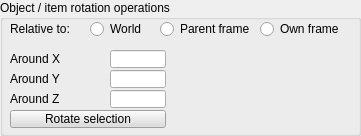
  <widget class="QGroupBox" name="groupBox_2">
   <property name="geometry">
    <rect>
     <x>10</x>
     <y>300</y>
     <width>361</width>
     <height>136</height>
    </rect>
   </property>
   <property name="title">
    <string>Object / item rotation operations</string>
   </property>
   <property name="flat">
    <bool>true</bool>
   </property>
   <widget class="QLabel" name="label_8">
    <property name="geometry">
     <rect>
      <x>10</x>
      <y>20</y>
      <width>81</width>
      <height>18</height>
     </rect>
    </property>
    <property name="text">
     <string>Relative to:</string>
    </property>
   </widget>
   <widget class="QRadioButton" name="qqTransfWorld">
    <property name="geometry">
     <rect>
      <x>90</x>
      <y>20</y>
      <width>71</width>
      <height>18</height>
     </rect>
    </property>
    <property name="focusPolicy">
     <enum>Qt::StrongFocus</enum>
    </property>
    <property name="text">
     <string>World</string>
    </property>
    <property name="autoExclusive">
     <bool>false</bool>
    </property>
   </widget>
   <widget class="QRadioButton" name="qqTransfParent">
    <property name="geometry">
     <rect>
      <x>160</x>
      <y>20</y>
      <width>101</width>
      <height>18</height>
     </rect>
    </property>
    <property name="focusPolicy">
     <enum>Qt::StrongFocus</enum>
    </property>
    <property name="text">
     <string>Parent frame</string>
    </property>
    <property name="autoExclusive">
     <bool>false</bool>
    </property>
   </widget>
   <widget class="QLabel" name="label_9">
    <property name="geometry">
     <rect>
      <x>10</x>
      <y>50</y>
      <width>61</width>
      <height>18</height>
     </rect>
    </property>
    <property name="text">
     <string>Around X</string>
    </property>
   </widget>
   <widget class="QLabel" name="label_10">
    <property name="geometry">
     <rect>
      <x>10</x>
      <y>70</y>
      <width>61</width>
      <height>18</height>
     </rect>
    </property>
    <property name="text">
     <string>Around Y</string>
    </property>
   </widget>
   <widget class="QLabel" name="label_11">
    <property name="geometry">
     <rect>
      <x>10</x>
      <y>90</y>
      <width>61</width>
      <height>18</height>
     </rect>
    </property>
    <property name="text">
     <string>Around Z</string>
    </property>
   </widget>
   <widget class="QLineEdit" name="qqTransfAlpha">
    <property name="geometry">
     <rect>
      <x>110</x>
      <y>50</y>
      <width>56</width>
      <height>18</height>
     </rect>
    </property>
   </widget>
   <widget class="QLineEdit" name="qqTransfBeta">
    <property name="geometry">
     <rect>
      <x>110</x>
      <y>70</y>
      <width>56</width>
      <height>18</height>
     </rect>
    </property>
   </widget>
   <widget class="QLineEdit" name="qqTransfGamma">
    <property name="geometry">
     <rect>
      <x>110</x>
      <y>90</y>
      <width>56</width>
      <height>18</height>
     </rect>
    </property>
   </widget>
   <widget class="QToolButton" name="qqTransfApplyOr">
    <property name="geometry">
     <rect>
      <x>10</x>
      <y>110</y>
      <width>156</width>
      <height>18</height>
     </rect>
    </property>
    <property name="palette">
     <palette>
      <active>
       <colorrole role="WindowText">
        <brush brushstyle="SolidPattern">
         <color alpha="255">
          <red>0</red>
          <green>0</green>
          <blue>0</blue>
         </color>
        </brush>
       </colorrole>
       <colorrole role="Button">
        <brush brushstyle="SolidPattern">
         <color alpha="255">
          <red>220</red>
          <green>220</green>
          <blue>220</blue>
         </color>
        </brush>
       </colorrole>
       <colorrole role="Light">
        <brush brushstyle="SolidPattern">
         <color alpha="255">
          <red>255</red>
          <green>255</green>
          <blue>255</blue>
         </color>
        </brush>
       </colorrole>
       <colorrole role="Midlight">
        <brush brushstyle="SolidPattern">
         <color alpha="255">
          <red>237</red>
          <green>237</green>
          <blue>237</blue>
         </color>
        </brush>
       </colorrole>
       <colorrole role="Dark">
        <brush brushstyle="SolidPattern">
         <color alpha="255">
          <red>110</red>
          <green>110</green>
          <blue>110</blue>
         </color>
        </brush>
       </colorrole>
       <colorrole role="Mid">
        <brush brushstyle="SolidPattern">
         <color alpha="255">
          <red>147</red>
          <green>147</green>
          <blue>147</blue>
         </color>
        </brush>
       </colorrole>
       <colorrole role="Text">
        <brush brushstyle="SolidPattern">
         <color alpha="255">
          <red>0</red>
          <green>0</green>
          <blue>0</blue>
         </color>
        </brush>
       </colorrole>
       <colorrole role="BrightText">
        <brush brushstyle="SolidPattern">
         <color alpha="255">
          <red>255</red>
          <green>255</green>
          <blue>255</blue>
         </color>
        </brush>
       </colorrole>
       <colorrole role="ButtonText">
        <brush brushstyle="SolidPattern">
         <color alpha="255">
          <red>0</red>
          <green>0</green>
          <blue>0</blue>
         </color>
        </brush>
       </colorrole>
       <colorrole role="Base">
        <brush brushstyle="SolidPattern">
         <color alpha="255">
          <red>255</red>
          <green>255</green>
          <blue>255</blue>
         </color>
        </brush>
       </colorrole>
       <colorrole role="Window">
        <brush brushstyle="SolidPattern">
         <color alpha="255">
          <red>220</red>
          <green>220</green>
          <blue>220</blue>
         </color>
        </brush>
       </colorrole>
       <colorrole role="Shadow">
        <brush brushstyle="SolidPattern">
         <color alpha="255">
          <red>0</red>
          <green>0</green>
          <blue>0</blue>
         </color>
        </brush>
       </colorrole>
       <colorrole role="AlternateBase">
        <brush brushstyle="SolidPattern">
         <color alpha="255">
          <red>237</red>
          <green>237</green>
          <blue>237</blue>
         </color>
        </brush>
       </colorrole>
       <colorrole role="ToolTipBase">
        <brush brushstyle="SolidPattern">
         <color alpha="255">
          <red>255</red>
          <green>255</green>
          <blue>220</blue>
         </color>
        </brush>
       </colorrole>
       <colorrole role="ToolTipText">
        <brush brushstyle="SolidPattern">
         <color alpha="255">
          <red>0</red>
          <green>0</green>
          <blue>0</blue>
         </color>
        </brush>
       </colorrole>
      </active>
      <inactive>
       <colorrole role="WindowText">
        <brush brushstyle="SolidPattern">
         <color alpha="255">
          <red>0</red>
          <green>0</green>
          <blue>0</blue>
         </color>
        </brush>
       </colorrole>
       <colorrole role="Button">
        <brush brushstyle="SolidPattern">
         <color alpha="255">
          <red>220</red>
          <green>220</green>
          <blue>220</blue>
         </color>
        </brush>
       </colorrole>
       <colorrole role="Light">
        <brush brushstyle="SolidPattern">
         <color alpha="255">
          <red>255</red>
          <green>255</green>
          <blue>255</blue>
         </color>
        </brush>
       </colorrole>
       <colorrole role="Midlight">
        <brush brushstyle="SolidPattern">
         <color alpha="255">
          <red>237</red>
          <green>237</green>
          <blue>237</blue>
         </color>
        </brush>
       </colorrole>
       <colorrole role="Dark">
        <brush brushstyle="SolidPattern">
         <color alpha="255">
          <red>110</red>
          <green>110</green>
          <blue>110</blue>
         </color>
        </brush>
       </colorrole>
       <colorrole role="Mid">
        <brush brushstyle="SolidPattern">
         <color alpha="255">
          <red>147</red>
          <green>147</green>
          <blue>147</blue>
         </color>
        </brush>
       </colorrole>
       <colorrole role="Text">
        <brush brushstyle="SolidPattern">
         <color alpha="255">
          <red>0</red>
          <green>0</green>
          <blue>0</blue>
         </color>
        </brush>
       </colorrole>
       <colorrole role="BrightText">
        <brush brushstyle="SolidPattern">
         <color alpha="255">
          <red>255</red>
          <green>255</green>
          <blue>255</blue>
         </color>
        </brush>
       </colorrole>
       <colorrole role="ButtonText">
        <brush brushstyle="SolidPattern">
         <color alpha="255">
          <red>0</red>
          <green>0</green>
          <blue>0</blue>
         </color>
        </brush>
       </colorrole>
       <colorrole role="Base">
        <brush brushstyle="SolidPattern">
         <color alpha="255">
          <red>255</red>
          <green>255</green>
          <blue>255</blue>
         </color>
        </brush>
       </colorrole>
       <colorrole role="Window">
        <brush brushstyle="SolidPattern">
         <color alpha="255">
          <red>220</red>
          <green>220</green>
          <blue>220</blue>
         </color>
        </brush>
       </colorrole>
       <colorrole role="Shadow">
        <brush brushstyle="SolidPattern">
         <color alpha="255">
          <red>0</red>
          <green>0</green>
          <blue>0</blue>
         </color>
        </brush>
       </colorrole>
       <colorrole role="AlternateBase">
        <brush brushstyle="SolidPattern">
         <color alpha="255">
          <red>237</red>
          <green>237</green>
          <blue>237</blue>
         </color>
        </brush>
       </colorrole>
       <colorrole role="ToolTipBase">
        <brush brushstyle="SolidPattern">
         <color alpha="255">
          <red>255</red>
          <green>255</green>
          <blue>220</blue>
         </color>
        </brush>
       </colorrole>
       <colorrole role="ToolTipText">
        <brush brushstyle="SolidPattern">
         <color alpha="255">
          <red>0</red>
          <green>0</green>
          <blue>0</blue>
         </color>
        </brush>
       </colorrole>
      </inactive>
      <disabled>
       <colorrole role="WindowText">
        <brush brushstyle="SolidPattern">
         <color alpha="255">
          <red>110</red>
          <green>110</green>
          <blue>110</blue>
         </color>
        </brush>
       </colorrole>
       <colorrole role="Button">
        <brush brushstyle="SolidPattern">
         <color alpha="255">
          <red>220</red>
          <green>220</green>
          <blue>220</blue>
         </color>
        </brush>
       </colorrole>
       <colorrole role="Light">
        <brush brushstyle="SolidPattern">
         <color alpha="255">
          <red>255</red>
          <green>255</green>
          <blue>255</blue>
         </color>
        </brush>
       </colorrole>
       <colorrole role="Midlight">
        <brush brushstyle="SolidPattern">
         <color alpha="255">
          <red>237</red>
          <green>237</green>
          <blue>237</blue>
         </color>
        </brush>
       </colorrole>
       <colorrole role="Dark">
        <brush brushstyle="SolidPattern">
         <color alpha="255">
          <red>110</red>
          <green>110</green>
          <blue>110</blue>
         </color>
        </brush>
       </colorrole>
       <colorrole role="Mid">
        <brush brushstyle="SolidPattern">
         <color alpha="255">
          <red>147</red>
          <green>147</green>
          <blue>147</blue>
         </color>
        </brush>
       </colorrole>
       <colorrole role="Text">
        <brush brushstyle="SolidPattern">
         <color alpha="255">
          <red>110</red>
          <green>110</green>
          <blue>110</blue>
         </color>
        </brush>
       </colorrole>
       <colorrole role="BrightText">
        <brush brushstyle="SolidPattern">
         <color alpha="255">
          <red>255</red>
          <green>255</green>
          <blue>255</blue>
         </color>
        </brush>
       </colorrole>
       <colorrole role="ButtonText">
        <brush brushstyle="SolidPattern">
         <color alpha="255">
          <red>110</red>
          <green>110</green>
          <blue>110</blue>
         </color>
        </brush>
       </colorrole>
       <colorrole role="Base">
        <brush brushstyle="SolidPattern">
         <color alpha="255">
          <red>220</red>
          <green>220</green>
          <blue>220</blue>
         </color>
        </brush>
       </colorrole>
       <colorrole role="Window">
        <brush brushstyle="SolidPattern">
         <color alpha="255">
          <red>220</red>
          <green>220</green>
          <blue>220</blue>
         </color>
        </brush>
       </colorrole>
       <colorrole role="Shadow">
        <brush brushstyle="SolidPattern">
         <color alpha="255">
          <red>0</red>
          <green>0</green>
          <blue>0</blue>
         </color>
        </brush>
       </colorrole>
       <colorrole role="AlternateBase">
        <brush brushstyle="SolidPattern">
         <color alpha="255">
          <red>220</red>
          <green>220</green>
          <blue>220</blue>
         </color>
        </brush>
       </colorrole>
       <colorrole role="ToolTipBase">
        <brush brushstyle="SolidPattern">
         <color alpha="255">
          <red>255</red>
          <green>255</green>
          <blue>220</blue>
         </color>
        </brush>
       </colorrole>
       <colorrole role="ToolTipText">
        <brush brushstyle="SolidPattern">
         <color alpha="255">
          <red>0</red>
          <green>0</green>
          <blue>0</blue>
         </color>
        </brush>
       </colorrole>
      </disabled>
     </palette>
    </property>
    <property name="focusPolicy">
     <enum>Qt::StrongFocus</enum>
    </property>
    <property name="text">
     <string>Rotate selection</string>
    </property>
   </widget>
   <widget class="QRadioButton" name="qqTransfOwn">
    <property name="geometry">
     <rect>
      <x>260</x>
      <y>20</y>
      <width>91</width>
      <height>18</height>
     </rect>
    </property>
    <property name="focusPolicy">
     <enum>Qt::StrongFocus</enum>
    </property>
    <property name="text">
     <string>Own frame</string>
    </property>
    <property name="autoExclusive">
     <bool>false</bool>
    </property>
   </widget>
  </widget>
